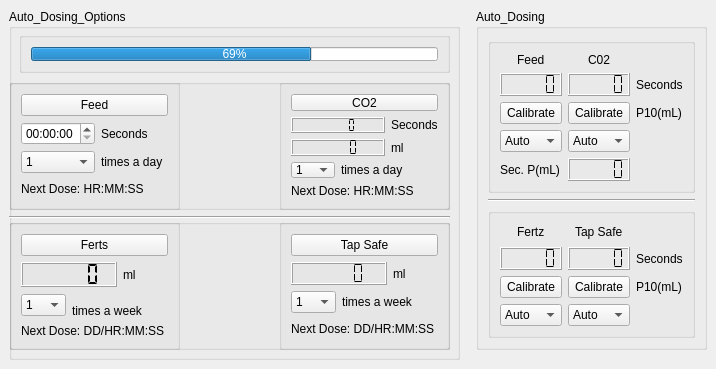
    <widget class="QWidget" name="Dosing_tab">
     <attribute name="title">
      <string>Dosing</string>
     </attribute>
     <widget class="QGroupBox" name="Auto_Dosing_Options">
      <property name="geometry">
       <rect>
        <x>9</x>
        <y>9</y>
        <width>451</width>
        <height>351</height>
       </rect>
      </property>
      <property name="autoFillBackground">
       <bool>true</bool>
      </property>
      <property name="title">
       <string>Auto_Dosing_Options</string>
      </property>
      <widget class="QGroupBox" name="groupBox_9">
       <property name="geometry">
        <rect>
         <x>10</x>
         <y>23</y>
         <width>431</width>
         <height>41</height>
        </rect>
       </property>
       <property name="title">
        <string/>
       </property>
       <layout class="QHBoxLayout" name="horizontalLayout">
        <item>
         <widget class="QProgressBar" name="progressBar">
          <property name="value">
           <number>69</number>
          </property>
         </widget>
        </item>
       </layout>
      </widget>
      <widget class="QGroupBox" name="groupBox_2">
       <property name="geometry">
        <rect>
         <x>0</x>
         <y>70</y>
         <width>441</width>
         <height>131</height>
        </rect>
       </property>
       <property name="autoFillBackground">
        <bool>false</bool>
       </property>
       <property name="title">
        <string/>
       </property>
       <widget class="QGroupBox" name="groupBox_13">
        <property name="geometry">
         <rect>
          <x>0</x>
          <y>0</y>
          <width>171</width>
          <height>131</height>
         </rect>
        </property>
        <property name="autoFillBackground">
         <bool>false</bool>
        </property>
        <property name="title">
         <string/>
        </property>
        <layout class="QGridLayout" name="gridLayout_8">
         <item row="1" column="1">
          <widget class="QLabel" name="feed_sec_label">
           <property name="text">
            <string>Seconds</string>
           </property>
          </widget>
         </item>
         <item row="3" column="0" colspan="2">
          <widget class="QLabel" name="feed_next_dose_label">
           <property name="text">
            <string>Next Dose: HR:MM:SS</string>
           </property>
          </widget>
         </item>
         <item row="2" column="1">
          <widget class="QLabel" name="feed_week_label">
           <property name="text">
            <string>times a day</string>
           </property>
          </widget>
         </item>
         <item row="2" column="0">
          <widget class="QComboBox" name="feed_comboBox_2">
           <item>
            <property name="text">
             <string>1</string>
            </property>
           </item>
           <item>
            <property name="text">
             <string>2</string>
            </property>
           </item>
           <item>
            <property name="text">
             <string>3</string>
            </property>
           </item>
           <item>
            <property name="text">
             <string>4</string>
            </property>
           </item>
          </widget>
         </item>
         <item row="1" column="0">
          <widget class="QTimeEdit" name="feed_timeEdit"/>
         </item>
         <item row="0" column="0" colspan="2">
          <widget class="QPushButton" name="feed_pushButton">
           <property name="text">
            <string>Feed</string>
           </property>
          </widget>
         </item>
        </layout>
       </widget>
       <widget class="QGroupBox" name="groupBox_14">
        <property name="geometry">
         <rect>
          <x>270</x>
          <y>0</y>
          <width>171</width>
          <height>131</height>
         </rect>
        </property>
        <property name="maximumSize">
         <size>
          <width>16777215</width>
          <height>16777215</height>
         </size>
        </property>
        <property name="autoFillBackground">
         <bool>false</bool>
        </property>
        <property name="title">
         <string/>
        </property>
        <layout class="QGridLayout" name="gridLayout_10">
         <item row="2" column="0" colspan="2">
          <widget class="QLCDNumber" name="c02_ml_outLcd">
           <property name="segmentStyle">
            <enum>QLCDNumber::Flat</enum>
           </property>
          </widget>
         </item>
         <item row="3" column="0">
          <widget class="QComboBox" name="c02_comboBox_2">
           <item>
            <property name="text">
             <string>1</string>
            </property>
           </item>
           <item>
            <property name="text">
             <string>2</string>
            </property>
           </item>
           <item>
            <property name="text">
             <string>3</string>
            </property>
           </item>
           <item>
            <property name="text">
             <string>4</string>
            </property>
           </item>
          </widget>
         </item>
         <item row="0" column="0" colspan="3">
          <widget class="QPushButton" name="c02_pushButton">
           <property name="text">
            <string>CO2</string>
           </property>
          </widget>
         </item>
         <item row="3" column="1" colspan="2">
          <widget class="QLabel" name="c02_week_label">
           <property name="text">
            <string>times a day</string>
           </property>
          </widget>
         </item>
         <item row="4" column="0" colspan="3">
          <widget class="QLabel" name="c02_next_dose_label">
           <property name="text">
            <string>Next Dose: HR:MM:SS</string>
           </property>
          </widget>
         </item>
         <item row="2" column="2">
          <widget class="QLabel" name="c02_ml_label">
           <property name="text">
            <string>ml</string>
           </property>
          </widget>
         </item>
         <item row="1" column="0" colspan="2">
          <widget class="QLCDNumber" name="co2_seconds_display">
           <property name="segmentStyle">
            <enum>QLCDNumber::Flat</enum>
           </property>
          </widget>
         </item>
         <item row="1" column="2">
          <widget class="QLabel" name="c02_seconds_label_2">
           <property name="text">
            <string>Seconds</string>
           </property>
          </widget>
         </item>
        </layout>
       </widget>
      </widget>
      <widget class="Line" name="line">
       <property name="geometry">
        <rect>
         <x>0</x>
         <y>200</y>
         <width>441</width>
         <height>16</height>
        </rect>
       </property>
       <property name="orientation">
        <enum>Qt::Horizontal</enum>
       </property>
      </widget>
      <widget class="QGroupBox" name="groupBox_4">
       <property name="geometry">
        <rect>
         <x>0</x>
         <y>210</y>
         <width>441</width>
         <height>131</height>
        </rect>
       </property>
       <property name="autoFillBackground">
        <bool>false</bool>
       </property>
       <property name="title">
        <string/>
       </property>
       <widget class="QGroupBox" name="groupBox_15">
        <property name="geometry">
         <rect>
          <x>0</x>
          <y>0</y>
          <width>171</width>
          <height>131</height>
         </rect>
        </property>
        <property name="autoFillBackground">
         <bool>false</bool>
        </property>
        <property name="title">
         <string/>
        </property>
        <layout class="QGridLayout" name="gridLayout_3">
         <item row="1" column="0" colspan="2">
          <widget class="QLCDNumber" name="fertz_ml_display">
           <property name="minimumSize">
            <size>
             <width>0</width>
             <height>25</height>
            </size>
           </property>
           <property name="segmentStyle">
            <enum>QLCDNumber::Flat</enum>
           </property>
          </widget>
         </item>
         <item row="1" column="2">
          <widget class="QLabel" name="fertz_ml_label">
           <property name="text">
            <string>ml</string>
           </property>
          </widget>
         </item>
         <item row="2" column="0" rowspan="2">
          <widget class="QComboBox" name="fertz_comboBox_2">
           <item>
            <property name="text">
             <string>1</string>
            </property>
           </item>
           <item>
            <property name="text">
             <string>2</string>
            </property>
           </item>
           <item>
            <property name="text">
             <string>3</string>
            </property>
           </item>
           <item>
            <property name="text">
             <string>4</string>
            </property>
           </item>
           <item>
            <property name="text">
             <string>5</string>
            </property>
           </item>
           <item>
            <property name="text">
             <string>6</string>
            </property>
           </item>
           <item>
            <property name="text">
             <string>7</string>
            </property>
           </item>
          </widget>
         </item>
         <item row="3" column="1" colspan="2">
          <widget class="QLabel" name="fertz_week_label">
           <property name="text">
            <string>times a week</string>
           </property>
          </widget>
         </item>
         <item row="4" column="0" colspan="3">
          <widget class="QLabel" name="fertz_next_dose_label">
           <property name="autoFillBackground">
            <bool>false</bool>
           </property>
           <property name="text">
            <string>Next Dose: DD/HR:MM:SS</string>
           </property>
          </widget>
         </item>
         <item row="0" column="0" colspan="3">
          <widget class="QPushButton" name="fertz_pushButton">
           <property name="layoutDirection">
            <enum>Qt::RightToLeft</enum>
           </property>
           <property name="text">
            <string>Ferts</string>
           </property>
          </widget>
         </item>
        </layout>
       </widget>
       <widget class="QGroupBox" name="groupBox_16">
        <property name="geometry">
         <rect>
          <x>270</x>
          <y>0</y>
          <width>171</width>
          <height>131</height>
         </rect>
        </property>
        <property name="autoFillBackground">
         <bool>false</bool>
        </property>
        <property name="title">
         <string/>
        </property>
        <layout class="QGridLayout" name="gridLayout_11">
         <item row="0" column="0" colspan="3">
          <widget class="QPushButton" name="tapSafe_pushButton">
           <property name="layoutDirection">
            <enum>Qt::RightToLeft</enum>
           </property>
           <property name="text">
            <string>Tap Safe</string>
           </property>
          </widget>
         </item>
         <item row="1" column="0" colspan="2">
          <widget class="QLCDNumber" name="water_conditioner_ml_display">
           <property name="segmentStyle">
            <enum>QLCDNumber::Flat</enum>
           </property>
          </widget>
         </item>
         <item row="1" column="2">
          <widget class="QLabel" name="tapSafe_ml_label">
           <property name="text">
            <string>ml</string>
           </property>
          </widget>
         </item>
         <item row="2" column="0">
          <widget class="QComboBox" name="water_conditioner_comboBox">
           <item>
            <property name="text">
             <string>1</string>
            </property>
           </item>
           <item>
            <property name="text">
             <string>2</string>
            </property>
           </item>
           <item>
            <property name="text">
             <string>3</string>
            </property>
           </item>
           <item>
            <property name="text">
             <string>4</string>
            </property>
           </item>
           <item>
            <property name="text">
             <string>5</string>
            </property>
           </item>
           <item>
            <property name="text">
             <string>6</string>
            </property>
           </item>
           <item>
            <property name="text">
             <string>7</string>
            </property>
           </item>
          </widget>
         </item>
         <item row="2" column="1" colspan="2">
          <widget class="QLabel" name="tapSafe_week_label">
           <property name="text">
            <string>times a week</string>
           </property>
          </widget>
         </item>
         <item row="3" column="0" colspan="3">
          <widget class="QLabel" name="tapSafe_next_dose_label">
           <property name="text">
            <string>Next Dose: DD/HR:MM:SS</string>
           </property>
          </widget>
         </item>
        </layout>
       </widget>
      </widget>
     </widget>
     <widget class="QGroupBox" name="Auto_Dosing">
      <property name="geometry">
       <rect>
        <x>476</x>
        <y>9</y>
        <width>231</width>
        <height>341</height>
       </rect>
      </property>
      <property name="autoFillBackground">
       <bool>true</bool>
      </property>
      <property name="title">
       <string>Auto_Dosing</string>
      </property>
      <layout class="QGridLayout" name="gridLayout_13">
       <item row="1" column="0">
        <widget class="QGroupBox" name="groupBox_5">
         <property name="title">
          <string/>
         </property>
         <layout class="QGridLayout" name="gridLayout_9">
          <item row="4" column="2">
           <widget class="QLabel" name="label_12">
            <property name="text">
             <string>P10(mL)</string>
            </property>
           </widget>
          </item>
          <item row="3" column="0">
           <widget class="QLCDNumber" name="feed_outLcd">
            <property name="segmentStyle">
             <enum>QLCDNumber::Flat</enum>
            </property>
           </widget>
          </item>
          <item row="2" column="1" alignment="Qt::AlignHCenter">
           <widget class="QLabel" name="c02_label">
            <property name="text">
             <string>C02</string>
            </property>
           </widget>
          </item>
          <item row="4" column="0">
           <widget class="QPushButton" name="FeedCalibrationButton">
            <property name="text">
             <string>Calibrate</string>
            </property>
           </widget>
          </item>
          <item row="3" column="1">
           <widget class="QLCDNumber" name="co2_dosing_lcd">
            <property name="segmentStyle">
             <enum>QLCDNumber::Flat</enum>
            </property>
           </widget>
          </item>
          <item row="3" column="2">
           <widget class="QLabel" name="label_11">
            <property name="text">
             <string>Seconds</string>
            </property>
           </widget>
          </item>
          <item row="2" column="0" alignment="Qt::AlignHCenter">
           <widget class="QLabel" name="feed_label">
            <property name="text">
             <string>Feed</string>
            </property>
           </widget>
          </item>
          <item row="6" column="1">
           <widget class="QComboBox" name="c02_comboBox">
            <item>
             <property name="text">
              <string>Auto</string>
             </property>
            </item>
            <item>
             <property name="text">
              <string>Manual</string>
             </property>
            </item>
           </widget>
          </item>
          <item row="4" column="1">
           <widget class="QPushButton" name="C02CalibrationButton">
            <property name="text">
             <string>Calibrate</string>
            </property>
           </widget>
          </item>
          <item row="6" column="0">
           <widget class="QComboBox" name="feed_comboBox">
            <item>
             <property name="text">
              <string>Auto</string>
             </property>
            </item>
            <item>
             <property name="text">
              <string>Manual</string>
             </property>
            </item>
           </widget>
          </item>
          <item row="7" column="1">
           <widget class="QLCDNumber" name="co2_calibration_perml_display">
            <property name="smallDecimalPoint">
             <bool>false</bool>
            </property>
            <property name="segmentStyle">
             <enum>QLCDNumber::Flat</enum>
            </property>
           </widget>
          </item>
          <item row="7" column="0">
           <widget class="QLabel" name="label_17">
            <property name="text">
             <string>Sec. P(mL)</string>
            </property>
           </widget>
          </item>
         </layout>
        </widget>
       </item>
       <item row="2" column="0">
        <widget class="Line" name="line_2">
         <property name="orientation">
          <enum>Qt::Horizontal</enum>
         </property>
        </widget>
       </item>
       <item row="3" column="0">
        <widget class="QGroupBox" name="groupBox_3">
         <property name="title">
          <string/>
         </property>
         <layout class="QGridLayout" name="gridLayout_7">
          <item row="1" column="1">
           <widget class="QLCDNumber" name="conditioner_dosing_lcd">
            <property name="segmentStyle">
             <enum>QLCDNumber::Flat</enum>
            </property>
           </widget>
          </item>
          <item row="3" column="0">
           <widget class="QComboBox" name="fertz_comboBox">
            <item>
             <property name="text">
              <string>Auto</string>
             </property>
            </item>
            <item>
             <property name="text">
              <string>Manual</string>
             </property>
            </item>
           </widget>
          </item>
          <item row="0" column="0" alignment="Qt::AlignHCenter">
           <widget class="QLabel" name="fertz_label">
            <property name="text">
             <string>Fertz</string>
            </property>
           </widget>
          </item>
          <item row="3" column="1">
           <widget class="QComboBox" name="tapSafe_comboBox">
            <item>
             <property name="text">
              <string>Auto</string>
             </property>
            </item>
            <item>
             <property name="text">
              <string>Manual</string>
             </property>
            </item>
           </widget>
          </item>
          <item row="2" column="1">
           <widget class="QPushButton" name="TapSafeCalibrationButton">
            <property name="text">
             <string>Calibrate</string>
            </property>
           </widget>
          </item>
          <item row="2" column="0">
           <widget class="QPushButton" name="FertzCalibrationButton">
            <property name="text">
             <string>Calibrate</string>
            </property>
           </widget>
          </item>
          <item row="0" column="1" alignment="Qt::AlignHCenter">
           <widget class="QLabel" name="tapSafe_label">
            <property name="text">
             <string>Tap Safe</string>
            </property>
           </widget>
          </item>
          <item row="1" column="0">
           <widget class="QLCDNumber" name="fertz_dosing_lcd">
            <property name="segmentStyle">
             <enum>QLCDNumber::Flat</enum>
            </property>
           </widget>
          </item>
          <item row="1" column="2">
           <widget class="QLabel" name="label_15">
            <property name="text">
             <string>Seconds</string>
            </property>
           </widget>
          </item>
          <item row="2" column="2">
           <widget class="QLabel" name="label_16">
            <property name="text">
             <string>P10(mL)</string>
            </property>
           </widget>
          </item>
         </layout>
        </widget>
       </item>
      </layout>
     </widget>
    </widget>
